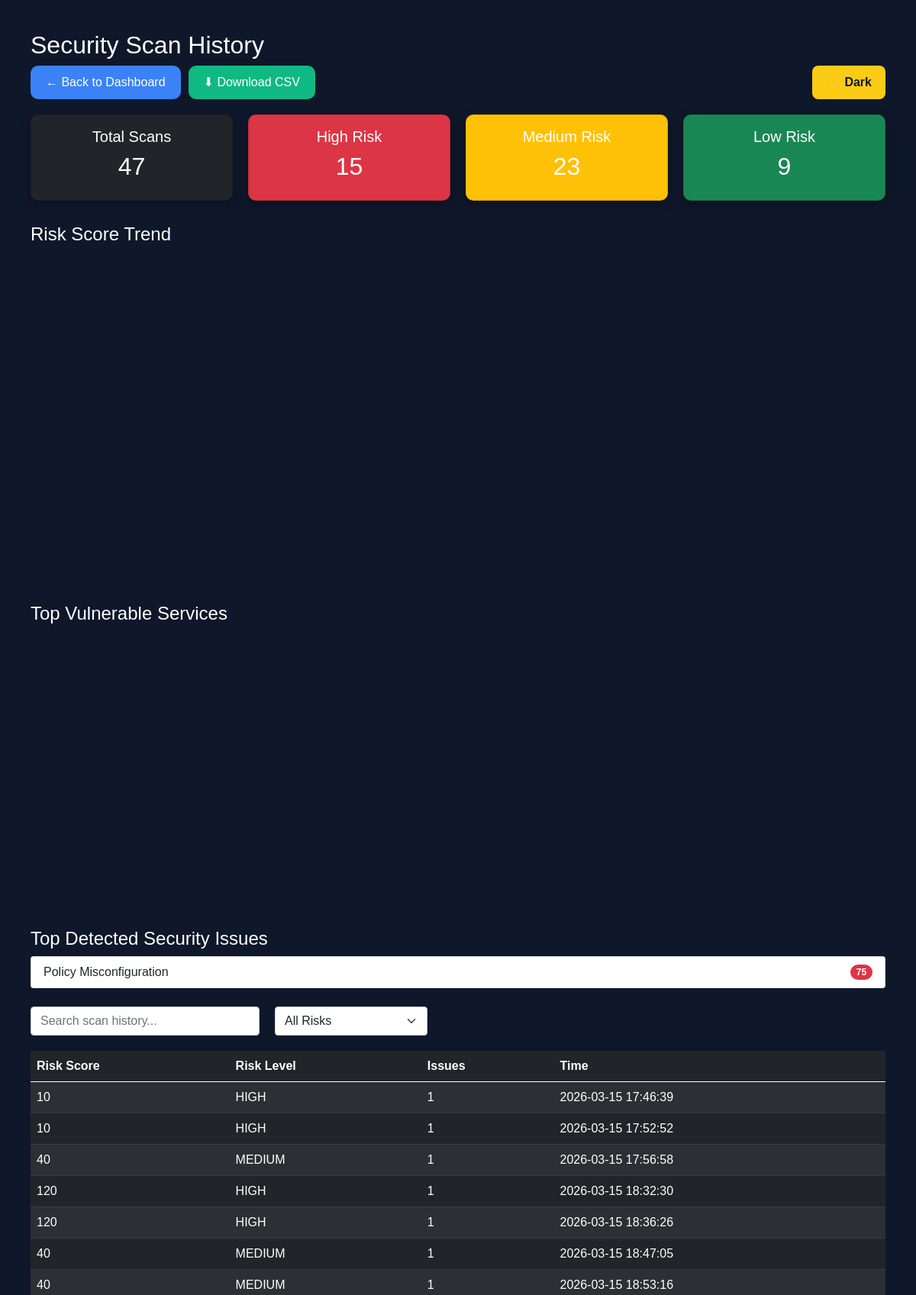
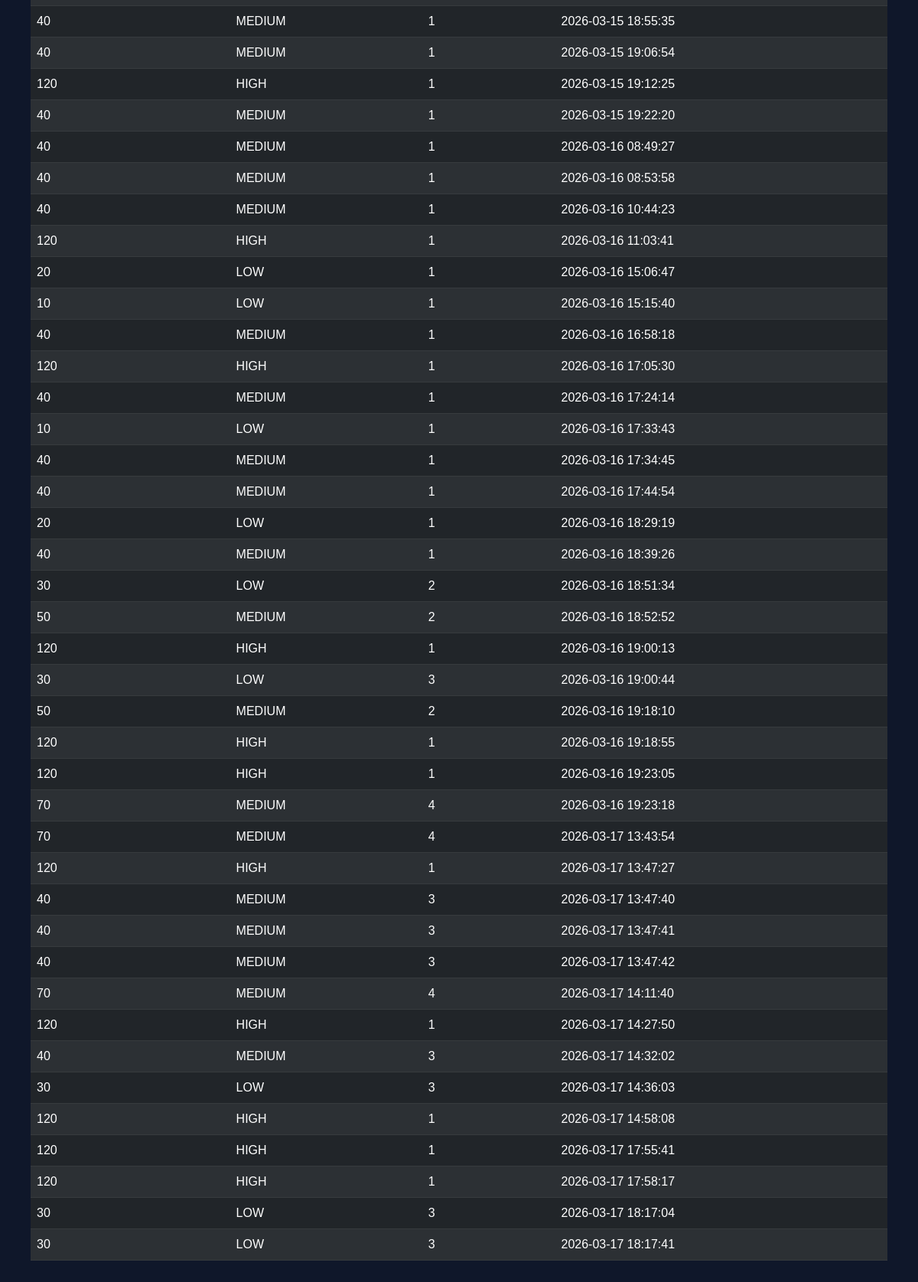
Page /history (signed in) on the earlier database version (2 pictures, top to bottom).
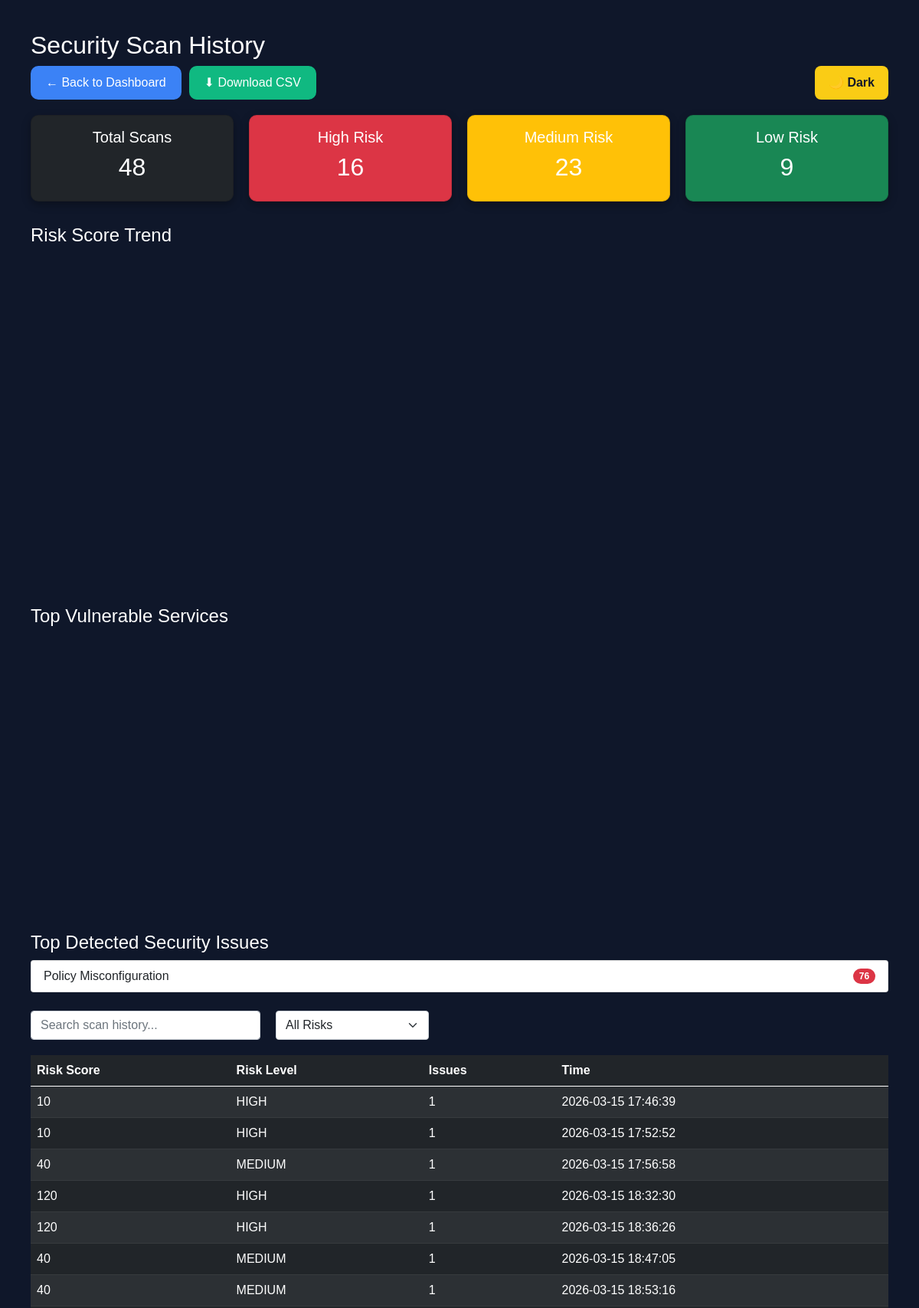
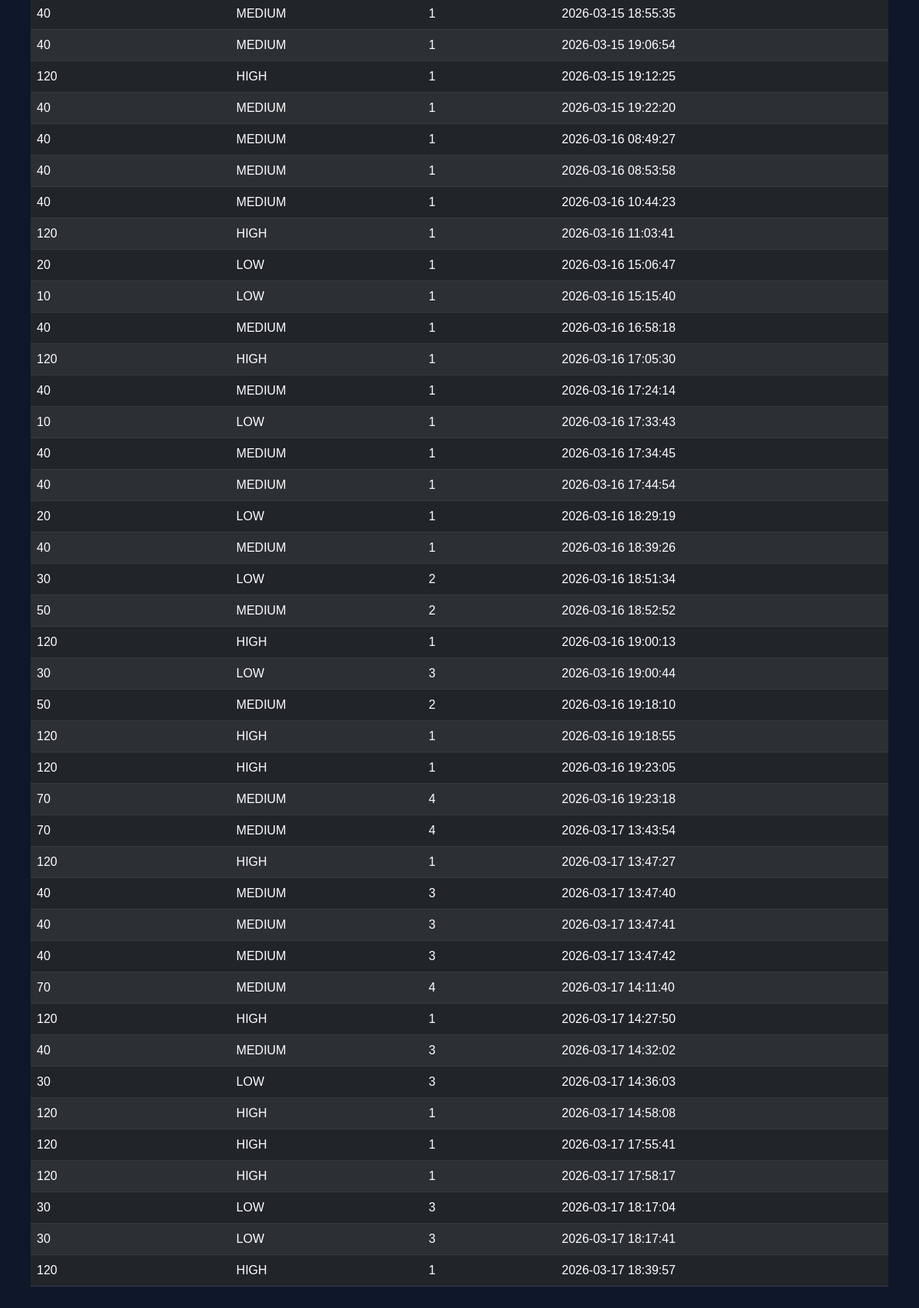
Same page on the later database version (2 pictures, top to bottom).
### tables this page shows
CREATE TABLE scans (
            id INTEGER PRIMARY KEY AUTOINCREMENT,
            username TEXT,
            risk_score INTEGER,
            risk_level TEXT,
            issues_count INTEGER,
            timestamp DATETIME DEFAULT CURRENT_TIMESTAMP
        );

### app.py (the view)
@app.route("/history")
def history():
    if "user_id" not in session:
        return redirect(url_for("auth.login"))
    username = session.get("username")
    scans = get_scan_history(username)
    vulnerability_counts = {}
    for scan in scans:
        issues_count = scan[2]
        if issues_count > 0:
            vulnerability_counts["Policy Misconfiguration"] = (
                vulnerability_counts.get("Policy Misconfiguration", 0) + issues_count
            )
    top_vulnerabilities = sorted(
        vulnerability_counts.items(), key=lambda x: x[1], reverse=True
    )[:5]
    services = ["IAM", "S3", "EC2", "Lambda"]
    service_risk_values = [6, 4, 3, 2]
    service_fig = go.Figure()
    service_fig.add_trace(
        go.Bar(x=services, y=service_risk_values, marker_color="orange")
    )
    service_fig.update_layout(
        title="Top Vulnerable Services",
        xaxis_title="Cloud Service",
        yaxis_title="Risk Count",
        template="plotly_dark",
        height=350,
        margin=dict(l=20, r=20, t=40, b=20),
    )
    service_chart = plot(
        service_fig,
        output_type="div",
        include_plotlyjs=False,
        config={"displaylogo": False, "displayModeBar": False},
    )
    total_scans = len(scans)
    high_risk = len([s for s in scans if s[1] == "HIGH"])
    medium_risk = len([s for s in scans if s[1] == "MEDIUM"])
    low_risk = len([s for s in scans if s[1] == "LOW"])
    scans = list(reversed(scans))
    risk_scores = [scan[0] for scan in scans]
    timestamps = [scan[3] for scan in scans]
    fig = go.Figure()
    fig.add_trace(
        go.Scatter(x=timestamps, y=risk_scores, mode="lines+markers", name="Risk Score")
    )
    fig.update_layout(
        title="Risk Score Trend",
        height=420,
        xaxis_title="Time",
        yaxis_title="Risk Score",
        template="plotly_dark",
        margin=dict(l=20, r=20, t=40, b=20),
        xaxis_tickangle=-45,
    )
    chart = plot(
        fig,
        output_type="div",
        include_plotlyjs=False,
        config={"displaylogo": False, "displayModeBar": False},
    )
    return render_template(
        "history.html",
        scans=scans,
        chart=chart,
        service_chart=service_chart,
        total_scans=total_scans,
        high_risk=high_risk,
        medium_risk=medium_risk,
        low_risk=low_risk,
        top_vulnerabilities=top_vulnerabilities,
    )

### database/db.py (called while the page is built)
def get_scan_history(username):
    conn = sqlite3.connect(DB_NAME)
    cursor = conn.cursor()
    cursor.execute(
        """
        SELECT risk_score, risk_level, issues_count, timestamp
        FROM scans
        WHERE username = ?
        ORDER BY timestamp DESC
    """,
        (username,),
    )
    rows = cursor.fetchall()
    conn.close()
    return rows

### templates/history.html (shortened to what this page needs)
<!DOCTYPE html>
<html>
<head>
    <link href="https://cdn.jsdelivr.net/npm/bootstrap@5.0.0-beta3/dist/css/bootstrap.min.css" rel="stylesheet">
</head>
<body>
    <h2>Security Scan History</h2>
    <div style="display:flex; justify-content:space-between; margin-bottom:20px; flex-wrap: wrap; gap: 10px;">
        <div style="display:flex; gap:10px;">
            <a href="/" class="btn btn-primary">
                ← Back to Dashboard
            </a>
            <a href="/export_csv" class="btn btn-success">
                ⬇ Download CSV
            </a>
        </div>
        <div>
            <button onclick="toggleTheme()" id="themeBtn" class="theme-btn">
            </button>
        </div>
    </div>
    <div style="display:flex; gap:20px; margin-bottom:30px; flex-wrap: wrap;">
        <div class="card summary-card total-scans-card"
            style="flex:1; min-width:200px; text-align:center; padding:1rem; border-radius:10px; background: #1e293b; color: white; transition: all 0.3s ease;">
            <h5>Total Scans</h5>
            <h2>{{ total_scans }}</h2>
        </div>
        <div class="card summary-card high-risk-card"
            style="flex:1; min-width:200px; text-align:center; padding:1rem; border-radius:10px; background: #dc3545; color: white; transition: all 0.3s ease;">
            <h5>High Risk</h5>
            <h2>{{ high_risk }}</h2>
        </div>
        <div class="card summary-card medium-risk-card"
            style="flex:1; min-width:200px; text-align:center; padding:1rem; border-radius:10px; background: #ffc107; color: white; transition: all 0.3s ease;">
            <h5>Medium Risk</h5>
            <h2>{{ medium_risk }}</h2>
        </div>
        <div class="card summary-card low-risk-card"
            style="flex:1; min-width:200px; text-align:center; padding:1rem; border-radius:10px; background: #198754; color: white; transition: all 0.3s ease;">
            <h5>Low Risk</h5>
            <h2>{{ low_risk }}</h2>
        </div>
    </div>
    <h4 style="margin-top:30px;">Risk Score Trend</h4>
    <div style="margin-bottom:40px;" class="chart-container">
        {{ chart | safe }}
    </div>
    <h4 style="margin-top:30px;">Top Vulnerable Services</h4>
    <div style="margin-bottom:40px;" class="chart-container">
        {{ service_chart | safe }}
    </div>
    <h4 style="margin-top:30px;">Top Detected Security Issues</h4>
    <ul class="list-group mb-4">
        {% for vuln, count in top_vulnerabilities %}
        <li class="list-group-item d-flex justify-content-between align-items-center">
            {{ vuln }}
            <span class="badge bg-danger rounded-pill">{{ count }}</span>
        </li>
        {% endfor %}
    </ul>
    <div style="display:flex; gap:20px; margin-bottom:20px;">
        <input type="text" id="searchInput" onkeyup="searchTable()" placeholder="Search scan history..."
            class="form-control" style="max-width:300px;">
        <select id="riskFilter" class="form-select" style="width:200px;" onchange="filterTable()">
            <option value="ALL">All Risks</option>
        </select>
    </div>
    <table id="scanTable" class="table table-dark table-striped">
        <thead>
            <tr>
                <th>Risk Score</th>
                <th>Risk Level</th>
                <th>Issues</th>
                <th>Time</th>
            </tr>
        </thead>
        <tbody>
            {% for scan in scans %}
            <tr>
                <td>{{ scan[0] }}</td>
                <td>{{ scan[1] }}</td>
                <td>{{ scan[2] }}</td>
                <td>{{ scan[3] }}</td>
            </tr>
            {% endfor %}
        </tbody>
    </table>
</body>
</html>

### templates/history.html (style rules this page uses)
body { background: #0f172a; color: white; font-family: Arial; padding: 40px; transition: background-color 0.3s ease, color 0.3s ease; }
table { background: #1e293b; }
.theme-btn { background: #facc15; color: #0f172a; padding: 10px 18px; border-radius: 8px; border: none; font-weight: bold; cursor: pointer; transition: all 0.2s ease; }
.summary-card { box-shadow: 0 4px 12px rgba(0, 0, 0, 0.3); }
.btn-primary { background: #3b82f6; border: none; color: white; padding: 10px 20px; border-radius: 10px; font-weight: 500; transition: all 0.2s ease; }
.btn-success { background: #10b981; border: none; color: white; padding: 10px 20px; border-radius: 10px; font-weight: 500; transition: all 0.2s ease; }

Differences in the rows shown:
added scans: risk_score "120", risk_level "HIGH", issues_count "1", timestamp "2026-03-17 18:39:57"
Other differences:
{{ total_scans }}: "47" → "48"
{{ high_risk }}: "15" → "16"
new list line: "Policy Misconfiguration 76"
list line gone: "Policy Misconfiguration 75"
